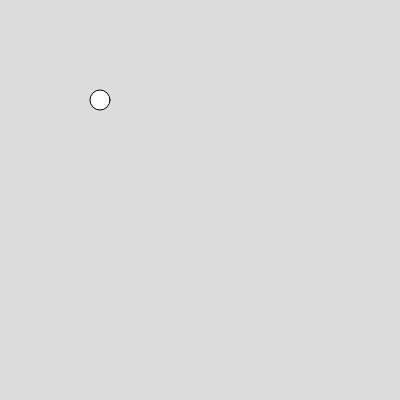
Frame 1 (no input)
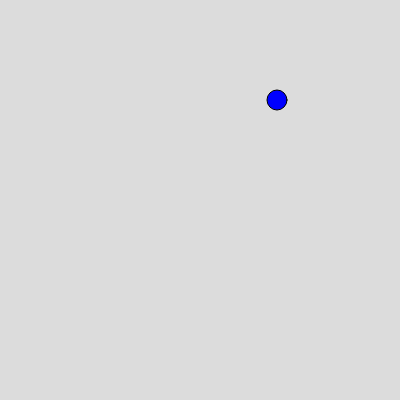
Frame 60 (no input)
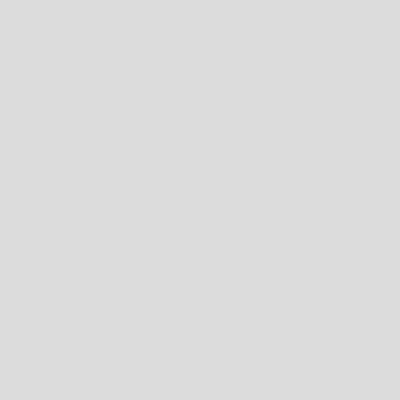
Frame 120 (the mouse pressed at the canvas centre since frame 60)

The p5.js sketch that drew these frames (run headless with seeded random() and noise() and a simulated clock; from frame 60 on, the mouse is pressed at the canvas centre):

// p5.js sketch
// ── sketch.js
//a javascript object (json) stores multiple values in an object and can be used to store different aspects for a sprite or game object
var ball = {
  x_val:100,
  y_val:100,
  radius:20,
  x_speed:3,
  y_speed:4,
  ball_color: ["blue","red","yellow","green"],

};

function setup() {
  createCanvas(400, 400);
}

function draw() {
  background(220);
  circle(ball.x_val,ball.y_val,ball.radius);
  fill(ball.ball_color[0]);
  ball.x_val = ball.x_val+ball.x_speed
}
